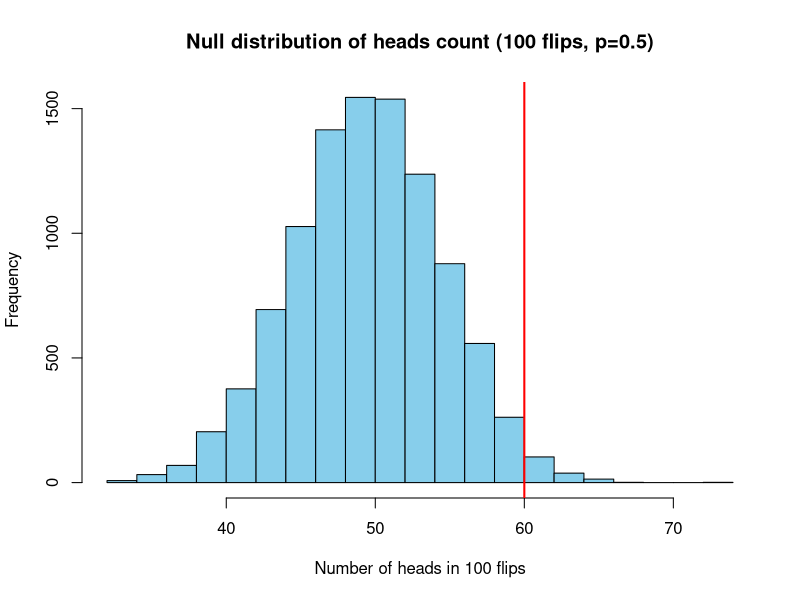

The R source for this figure:
## ---- chunk 1
set.seed(123)

# Parameters
n <- 100          # number of coin flips
p_null <- 0.5     # probability of heads under H0
observed <- 60    # suppose this is the observed number of heads in the real experiment

# (a) Analytical p-value calculation (one-tailed for illustration: H1 is bias toward heads)
p_value_theory <- 1 - pbinom(observed - 1, size = n, prob = p_null)
p_value_theory  # P(X >= 60) under Binomial(100, 0.5)

# (b) Simulation: generate many experiments under H0
reps <- 10000
sim_counts <- rbinom(reps, size = n, prob = p_null)  # simulate 10,000 experiments
# Empirical p-value from simulation (fraction of experiments with >= 60 heads)
p_value_sim <- mean(sim_counts >= observed)
p_value_sim

# Check that simulation p-value ~ theoretical p-value
abs(p_value_sim - p_value_theory)

# Visualize the null distribution from simulation
hist(sim_counts, breaks = 20, col = "skyblue", main = "Null distribution of heads count (100 flips, p=0.5)",
     xlab = "Number of heads in 100 flips")
abline(v = observed, col = "red", lwd = 2)
